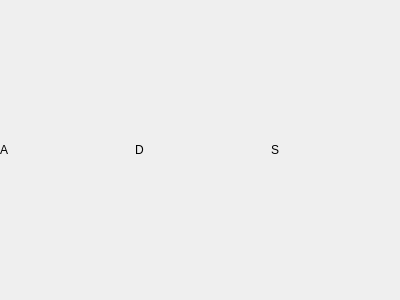
<?xml version="1.0" encoding="UTF-8"?>
<ui version="4.0">
 <class>LightcolorChoiceWidget</class>
 <widget class="QWidget" name="LightcolorChoiceWidget">
  <property name="geometry">
   <rect>
    <x>0</x>
    <y>0</y>
    <width>400</width>
    <height>300</height>
   </rect>
  </property>
  <property name="windowTitle">
   <string>LightcolorChoiceWidget</string>
  </property>
  <layout class="QHBoxLayout" name="horizontalLayout">
   <property name="leftMargin">
    <number>0</number>
   </property>
   <property name="topMargin">
    <number>0</number>
   </property>
   <property name="rightMargin">
    <number>0</number>
   </property>
   <property name="bottomMargin">
    <number>0</number>
   </property>
   <item>
    <widget class="QLabel" name="label">
     <property name="sizePolicy">
      <sizepolicy hsizetype="Fixed" vsizetype="Preferred">
       <horstretch>0</horstretch>
       <verstretch>0</verstretch>
      </sizepolicy>
     </property>
     <property name="text">
      <string>A</string>
     </property>
    </widget>
   </item>
   <item>
    <widget class="ColorChoiceWidget" name="ambientColor" native="true"/>
   </item>
   <item>
    <widget class="QLabel" name="label_2">
     <property name="sizePolicy">
      <sizepolicy hsizetype="Fixed" vsizetype="Preferred">
       <horstretch>0</horstretch>
       <verstretch>0</verstretch>
      </sizepolicy>
     </property>
     <property name="text">
      <string>D</string>
     </property>
    </widget>
   </item>
   <item>
    <widget class="ColorChoiceWidget" name="diffuseColor" native="true"/>
   </item>
   <item>
    <widget class="QLabel" name="label_3">
     <property name="sizePolicy">
      <sizepolicy hsizetype="Fixed" vsizetype="Preferred">
       <horstretch>0</horstretch>
       <verstretch>0</verstretch>
      </sizepolicy>
     </property>
     <property name="text">
      <string>S</string>
     </property>
    </widget>
   </item>
   <item>
    <widget class="ColorChoiceWidget" name="specularColor" native="true"/>
   </item>
  </layout>
 </widget>
 <layoutdefault spacing="6" margin="11"/>
 <customwidgets>
  <customwidget>
   <class>ColorChoiceWidget</class>
   <extends>QWidget</extends>
   <header>colorchoicewidget.h</header>
   <container>1</container>
  </customwidget>
 </customwidgets>
 <resources/>
 <connections/>
</ui>
